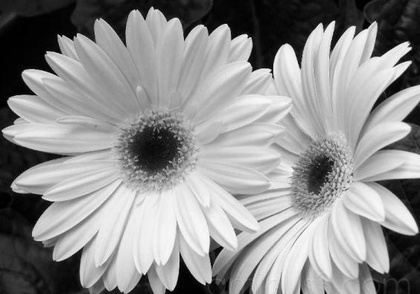
%> input picture Images/deer1.JPG, 420 x 294 px, shrunk from 564 x 395 before the run, given in place of a.tif, which was not available
$ octave low_pass_fft.m   (GNU Octave 9; MATLAB toolbox functions it lacks are replaced by stand-ins)
%> lines starting %> are read from the running program, lines starting %| are printed output that depends on the picture; in (x1, y1, x2, y2) boxes, pixels count from 0 and x2, y2 are one past the last pixel; in counts of white or black regions, pixels touching at a corner belong together; the program's own positions count from 1; pictures that were not available may be replaced by others from this repository, and a replacement may not be noted
%code for low pass filter
clc;
clear all;
close all;

a=imread('a.tif');
%> a is the input picture: size 294x420 uint8; min 0, max 255, mean 143.4

c=size(a);
%> c = [294 420]
N=c(1);
%> N = 294
vv=fft2(a);
vc=fftshift(vv);

D0=input('Enter cutoff frequency');
%> the answer given: 3
for u=1:1:c(1)		%Generate mask
    for v=1:1:c(2)
        D=((u-(N/2))^2+(v-(N/2))^2)^0.5;
        if D<D0;
            H(u,v)=1;
        else
            H(u,v)=0;
        end;
    end;
end;
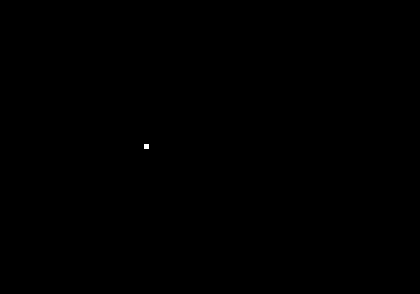
%> H: size 294x420 double; values 0 (black) and 1 (white), 0.02% white; 1 white region, box (x1, y1, x2, y2) and area: (144, 144, 149, 149) 25

x=vc.*H;			% Multiplication with mask
X=abs(ifft2(x));
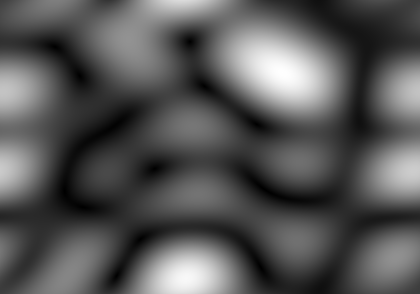
%> X: size 294x420 double; min 0.00347, max 1.74, mean 0.589; drawn with min black and max white

figure(1),imshow(uint8(a));
figure(2),mesh(H);
%> after `mesh(H)`:
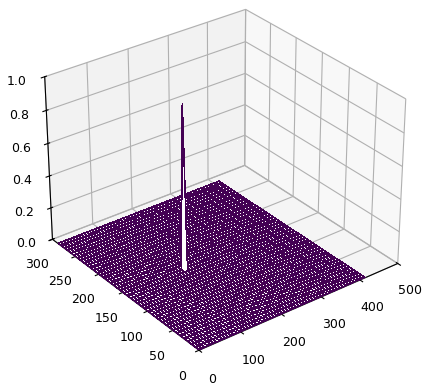
%> figure redrawn from the program's plot data
figure(3),imshow(uint8(X));
%> after `imshow(uint8(X))`:
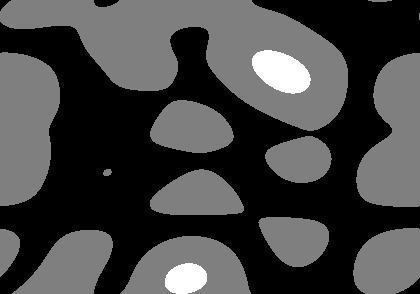
%> displayed picture: size 294x420, on the screen's scale of 0 to 255; min 0, max 2, mean 0.537; drawn with min black and max white
figure(4),imagesc(H),colormap(gray);

$ run again, on Images/deer4.jpg
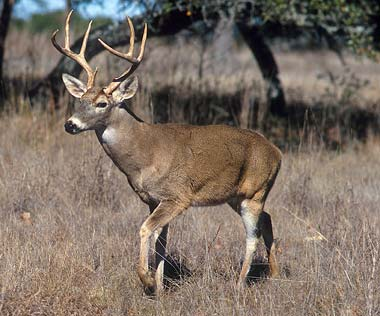
%> input picture Images/deer4.jpg, 380 x 316 px, given in place of a.tif, which was not available
%> a is the input picture: size 316x380x3 uint8; mean R, G, B 124, 110.9, 99.7
%> `X=abs(ifft2(x));`:
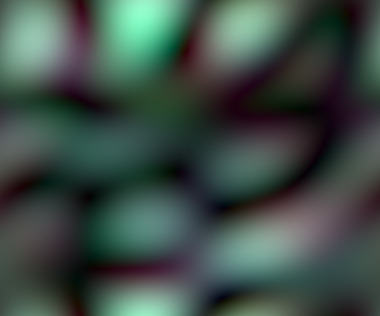
%> X: size 316x380x3 double; mean R, G, B 1.08, 1.35, 1.24; drawn with min black and max white
%> `mesh(H)`:
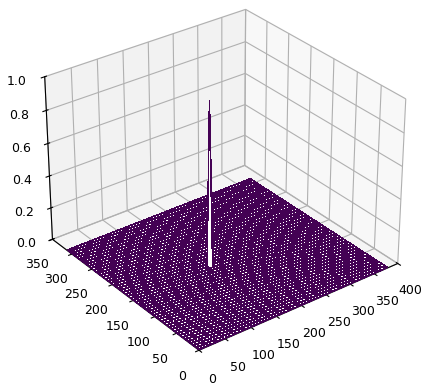
%> figure redrawn from the program's plot data
